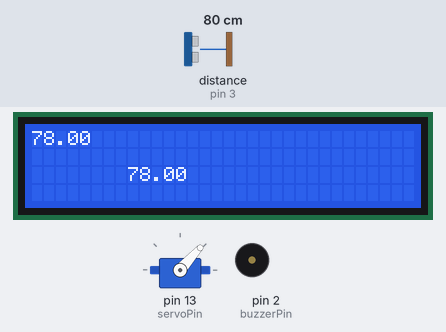
The sketch below on a simulated Arduino Uno, built with avr-gcc and run on an emulated ATmega328P. Parts: 32×4 character LCD, servo, buzzer (waves = sounding). Wiring (inferred from the names in the program): ultrasonic range finder: trigger pin 4; echo pin 3. Inputs (shaded band) come from the test bench; at power-on: distance to the obstacle (sensor on pin 3) 80 cm. The echo pulse lasts 58.3 µs per cm.

Above: at 1.29 s.
1.3 s: distance to the obstacle (sensor on pin 3) set to 4 cm
At 3.6 s:
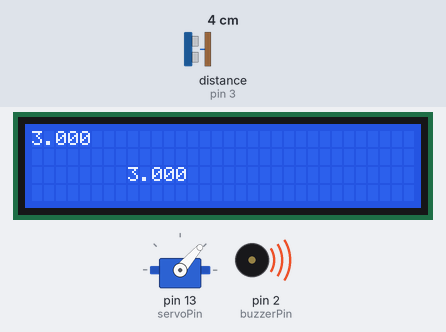
4.3 s: distance to the obstacle (sensor on pin 3) set to 18 cm
At 5.1 s:
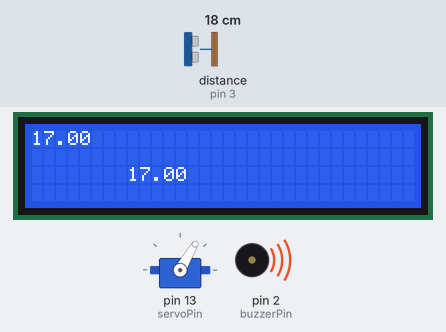
6.7 s: distance to the obstacle (sensor on pin 3) set to 9 cm
At 7.2 s:
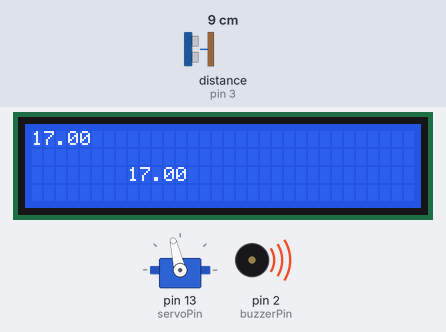
9.7 s: distance to the obstacle (sensor on pin 3) set to 13 cm
At 10.9 s:
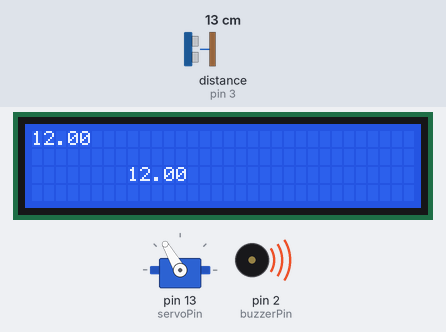
Timing chart, 0 to 20.6 s (numbered marks = the images above; inputs shaded):
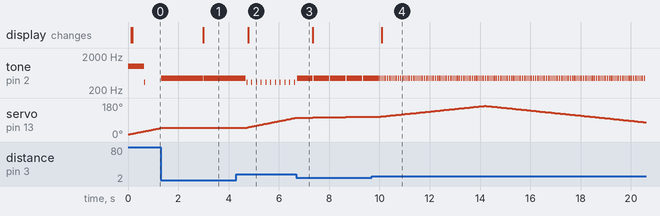

The sketch:

sonarCode.ino
```cpp
#include <LiquidCrystal.h>
#include <Servo.h>

LiquidCrystal lcd (0, 1, 8, 9, 10, 11);
int servoPin = 13;
int echoPin = 3;
int triggerPin = 4;
int buzzerPin = 2;

float duration = 0.0;
float distance = 0.0;
int pos;
Servo servo;

void setup() {
  pinMode(echoPin, INPUT);
  pinMode(triggerPin, OUTPUT);
  pinMode(buzzerPin, OUTPUT);
  tone (buzzerPin, 1000, 2000);
  lcd.begin(32, 4);
  servo.attach(servoPin);
}

void loop() {
  //angle = map(1023, 0, 1023, 0, 180);
  for(pos = 15; pos < 165; pos += 1){
    oneAutoRotation();
  }


  //lcd.setCursor(0, 1);
  //lcd.print("Hello 2");

  //angle = map(0, 0, 1023, 0, 180);
  for(pos = 165; pos >= 15; pos -= 1) {
    oneAutoRotation();
  }

  //lcd.scrollDisplayLeft();
  //lcd.setCursor(0, 0);
}
int calculateDistance(){
    digitalWrite(triggerPin, LOW);
    delayMicroseconds(2);

    digitalWrite(triggerPin, HIGH);
    delayMicroseconds(10);
    digitalWrite(triggerPin, LOW);
    duration = pulseIn(echoPin, HIGH);
    distance = duration * 0.034 / 2;
    return distance;
}
void oneAutoRotation(){
  servo.write(pos);
    delay(30);
    distance = calculateDistance();
    if(distance > 40){
      if(pos % 30 == 0){
        tone(buzzerPin, 340, 6000);
        delay(25);
        noTone(buzzerPin);
      }
    }
    else if(distance > 25){
      if(pos % 15 == 0){
        tone(buzzerPin, 340, 6000);
        delay(25);
        noTone(buzzerPin);
      }
    }
    else if(distance > 15){
      if(pos % 5 == 0){
        tone(buzzerPin, 340, 6000);
        delay(25);
        noTone(buzzerPin);
      }
    }
    else if (distance > 10)
    {
        tone(buzzerPin, 440, 6000);
        delay(500/distance);
        noTone(buzzerPin);
    }
    else{
        tone(buzzerPin, 440, 6000);
        delay(5000/distance);
        noTone(buzzerPin);
    }

    lcd.setCursor(0, 0);
    lcd.print(distance);
}
```

Measured:
- the behaviour switches between 11 and 12 cm on distance to the obstacle (sensor on pin 3) (found by bisection; images 3 and 4)
- after the input at 1.3 s, the display: changes after 1.7 s (image 1)
- after the input at 4.3 s, the display: changes after 0.47 s (image 2)
- after the input at 6.7 s, tone on pin 2 (buzzerPin): alternates 440 Hz for 0.63 s and silent for 0.03 s, starting at once
- after the input at 9.7 s, tone on pin 2 (buzzerPin): alternates 440 Hz for 0.04 s and silent for 0.03 s, starting after 0.36 s; the display: changes after 0.39 s (image 4)
- by itself, servo on pin 13 (servoPin): rises from 107° to 165° in 4.2 s, then falls to 78° in 6.4 s
